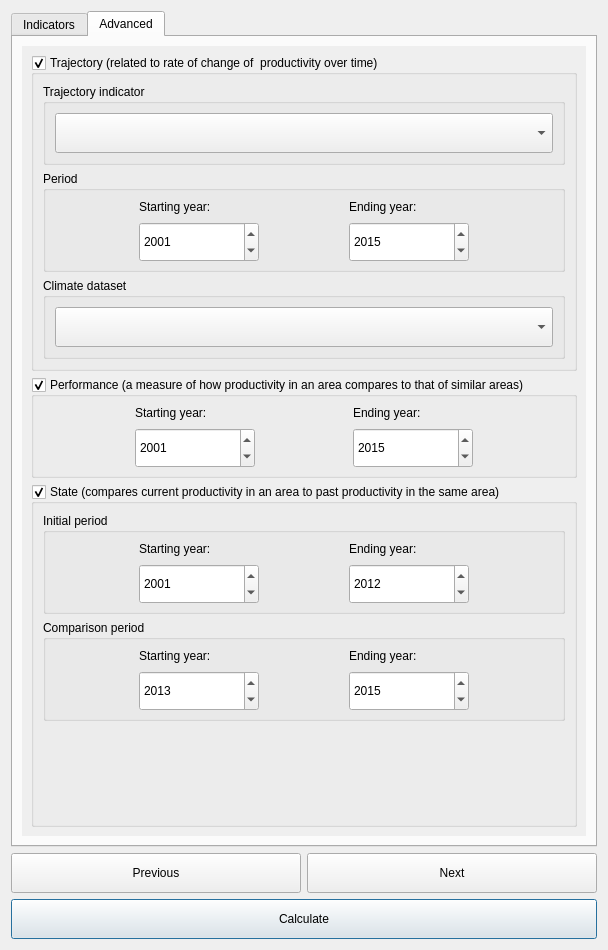
<?xml version="1.0" encoding="UTF-8"?>
<ui version="4.0">
 <class>DlgCalculateProd</class>
 <widget class="QDialog" name="DlgCalculateProd">
  <property name="geometry">
   <rect>
    <x>0</x>
    <y>0</y>
    <width>608</width>
    <height>950</height>
   </rect>
  </property>
  <property name="sizePolicy">
   <sizepolicy hsizetype="Fixed" vsizetype="Fixed">
    <horstretch>0</horstretch>
    <verstretch>0</verstretch>
   </sizepolicy>
  </property>
  <property name="minimumSize">
   <size>
    <width>0</width>
    <height>450</height>
   </size>
  </property>
  <property name="windowTitle">
   <string>Calculate Productivity</string>
  </property>
  <layout class="QVBoxLayout" name="verticalLayout_2">
   <item>
    <widget class="QTabWidget" name="TabBox">
     <property name="minimumSize">
      <size>
       <width>0</width>
       <height>0</height>
      </size>
     </property>
     <property name="maximumSize">
      <size>
       <width>16777215</width>
       <height>16777215</height>
      </size>
     </property>
     <property name="currentIndex">
      <number>1</number>
     </property>
     <widget class="QWidget" name="IndicatorsTab">
      <attribute name="title">
       <string>Indicators</string>
      </attribute>
      <layout class="QVBoxLayout" name="verticalLayout_4">
       <item>
        <widget class="QGroupBox" name="groupBox_lpd_mode">
         <property name="sizePolicy">
          <sizepolicy hsizetype="Preferred" vsizetype="Preferred">
           <horstretch>0</horstretch>
           <verstretch>0</verstretch>
          </sizepolicy>
         </property>
         <property name="title">
          <string>Indicators to calculate</string>
         </property>
         <layout class="QGridLayout" name="gridLayout_6">
          <item row="1" column="0">
           <widget class="QRadioButton" name="mode_lpd_jrc">
            <property name="sizePolicy">
             <sizepolicy hsizetype="Fixed" vsizetype="Fixed">
              <horstretch>0</horstretch>
              <verstretch>0</verstretch>
             </sizepolicy>
            </property>
            <property name="text">
             <string/>
            </property>
            <property name="checked">
             <bool>false</bool>
            </property>
           </widget>
          </item>
          <item row="1" column="1">
           <widget class="QLabel" name="label">
            <property name="sizePolicy">
             <sizepolicy hsizetype="Preferred" vsizetype="Preferred">
              <horstretch>0</horstretch>
              <verstretch>0</verstretch>
             </sizepolicy>
            </property>
            <property name="text">
             <string>UNCCD default data (Land Productivity Dynamics (LPD) from Joint Research Commission)</string>
            </property>
            <property name="wordWrap">
             <bool>true</bool>
            </property>
           </widget>
          </item>
          <item row="0" column="0" colspan="2">
           <widget class="QRadioButton" name="mode_te_prod">
            <property name="sizePolicy">
             <sizepolicy hsizetype="Preferred" vsizetype="Preferred">
              <horstretch>0</horstretch>
              <verstretch>0</verstretch>
             </sizepolicy>
            </property>
            <property name="text">
             <string>LDMS land productivity</string>
            </property>
            <property name="checked">
             <bool>true</bool>
            </property>
           </widget>
          </item>
         </layout>
        </widget>
       </item>
       <item>
        <widget class="QGroupBox" name="groupBox_ndvi_dataset">
         <property name="sizePolicy">
          <sizepolicy hsizetype="Preferred" vsizetype="Preferred">
           <horstretch>0</horstretch>
           <verstretch>0</verstretch>
          </sizepolicy>
         </property>
         <property name="maximumSize">
          <size>
           <width>16777215</width>
           <height>16777215</height>
          </size>
         </property>
         <property name="title">
          <string>NDVI dataset</string>
         </property>
         <property name="flat">
          <bool>true</bool>
         </property>
         <layout class="QVBoxLayout" name="verticalLayout_3">
          <item>
           <widget class="QComboBox" name="dataset_ndvi">
            <property name="sizePolicy">
             <sizepolicy hsizetype="Preferred" vsizetype="Preferred">
              <horstretch>0</horstretch>
              <verstretch>0</verstretch>
             </sizepolicy>
            </property>
            <property name="minimumSize">
             <size>
              <width>0</width>
              <height>40</height>
             </size>
            </property>
           </widget>
          </item>
         </layout>
        </widget>
       </item>
       <item>
        <spacer name="verticalSpacer">
         <property name="orientation">
          <enum>Qt::Vertical</enum>
         </property>
         <property name="sizeHint" stdset="0">
          <size>
           <width>20</width>
           <height>0</height>
          </size>
         </property>
        </spacer>
       </item>
      </layout>
     </widget>
     <widget class="QWidget" name="AdvancedTab">
      <attribute name="title">
       <string>Advanced</string>
      </attribute>
      <layout class="QVBoxLayout" name="verticalLayout_7">
       <item>
        <widget class="QScrollArea" name="scrollArea">
         <property name="sizePolicy">
          <sizepolicy hsizetype="Preferred" vsizetype="Expanding">
           <horstretch>0</horstretch>
           <verstretch>0</verstretch>
          </sizepolicy>
         </property>
         <property name="frameShape">
          <enum>QFrame::NoFrame</enum>
         </property>
         <property name="frameShadow">
          <enum>QFrame::Plain</enum>
         </property>
         <property name="horizontalScrollBarPolicy">
          <enum>Qt::ScrollBarAlwaysOff</enum>
         </property>
         <property name="widgetResizable">
          <bool>true</bool>
         </property>
         <widget class="QWidget" name="scrollAreaWidgetContents">
          <property name="geometry">
           <rect>
            <x>0</x>
            <y>0</y>
            <width>568</width>
            <height>793</height>
           </rect>
          </property>
          <layout class="QVBoxLayout" name="verticalLayout_9">
           <item>
            <widget class="QGroupBox" name="groupBox_traj">
             <property name="title">
              <string>Trajectory (related to rate of change of  productivity over time)</string>
             </property>
             <property name="checkable">
              <bool>true</bool>
             </property>
             <property name="checked">
              <bool>true</bool>
             </property>
             <layout class="QVBoxLayout" name="verticalLayout">
              <item>
               <widget class="QGroupBox" name="groupBox_4">
                <property name="sizePolicy">
                 <sizepolicy hsizetype="Preferred" vsizetype="Preferred">
                  <horstretch>0</horstretch>
                  <verstretch>0</verstretch>
                 </sizepolicy>
                </property>
                <property name="title">
                 <string>Trajectory indicator</string>
                </property>
                <property name="flat">
                 <bool>true</bool>
                </property>
                <layout class="QVBoxLayout" name="verticalLayout_6">
                 <item>
                  <widget class="QComboBox" name="traj_indic">
                   <property name="sizePolicy">
                    <sizepolicy hsizetype="Preferred" vsizetype="Preferred">
                     <horstretch>0</horstretch>
                     <verstretch>0</verstretch>
                    </sizepolicy>
                   </property>
                   <property name="minimumSize">
                    <size>
                     <width>0</width>
                     <height>40</height>
                    </size>
                   </property>
                  </widget>
                 </item>
                </layout>
               </widget>
              </item>
              <item>
               <widget class="QGroupBox" name="groupBox_traj_period">
                <property name="title">
                 <string>Period</string>
                </property>
                <property name="flat">
                 <bool>true</bool>
                </property>
                <layout class="QGridLayout" name="gridLayout_5">
                 <item row="1" column="0">
                  <widget class="QDateEdit" name="traj_year_start">
                   <property name="sizePolicy">
                    <sizepolicy hsizetype="Fixed" vsizetype="Fixed">
                     <horstretch>0</horstretch>
                     <verstretch>0</verstretch>
                    </sizepolicy>
                   </property>
                   <property name="minimumSize">
                    <size>
                     <width>0</width>
                     <height>40</height>
                    </size>
                   </property>
                   <property name="maximumSize">
                    <size>
                     <width>120</width>
                     <height>35</height>
                    </size>
                   </property>
                   <property name="maximumDate">
                    <date>
                     <year>2030</year>
                     <month>12</month>
                     <day>31</day>
                    </date>
                   </property>
                   <property name="minimumDate">
                    <date>
                     <year>1980</year>
                     <month>1</month>
                     <day>1</day>
                    </date>
                   </property>
                   <property name="displayFormat">
                    <string notr="true">yyyy</string>
                   </property>
                   <property name="date">
                    <date>
                     <year>2001</year>
                     <month>1</month>
                     <day>1</day>
                    </date>
                   </property>
                  </widget>
                 </item>
                 <item row="0" column="0">
                  <widget class="QLabel" name="label_7">
                   <property name="font">
                    <font>
                     <weight>50</weight>
                     <bold>false</bold>
                    </font>
                   </property>
                   <property name="text">
                    <string>Starting year:</string>
                   </property>
                  </widget>
                 </item>
                 <item row="0" column="1">
                  <widget class="QLabel" name="label_6">
                   <property name="font">
                    <font>
                     <weight>50</weight>
                     <bold>false</bold>
                    </font>
                   </property>
                   <property name="text">
                    <string>Ending year:</string>
                   </property>
                  </widget>
                 </item>
                 <item row="1" column="1">
                  <widget class="QDateEdit" name="traj_year_end">
                   <property name="sizePolicy">
                    <sizepolicy hsizetype="Fixed" vsizetype="Fixed">
                     <horstretch>0</horstretch>
                     <verstretch>0</verstretch>
                    </sizepolicy>
                   </property>
                   <property name="minimumSize">
                    <size>
                     <width>0</width>
                     <height>40</height>
                    </size>
                   </property>
                   <property name="maximumSize">
                    <size>
                     <width>120</width>
                     <height>35</height>
                    </size>
                   </property>
                   <property name="maximumDateTime">
                    <datetime>
                     <hour>23</hour>
                     <minute>59</minute>
                     <second>59</second>
                     <year>2030</year>
                     <month>12</month>
                     <day>31</day>
                    </datetime>
                   </property>
                   <property name="minimumDate">
                    <date>
                     <year>1980</year>
                     <month>1</month>
                     <day>1</day>
                    </date>
                   </property>
                   <property name="displayFormat">
                    <string notr="true">yyyy</string>
                   </property>
                   <property name="date">
                    <date>
                     <year>2015</year>
                     <month>12</month>
                     <day>31</day>
                    </date>
                   </property>
                  </widget>
                 </item>
                </layout>
               </widget>
              </item>
              <item>
               <widget class="QGroupBox" name="groupBox_traj_climate">
                <property name="title">
                 <string>Climate dataset</string>
                </property>
                <property name="flat">
                 <bool>true</bool>
                </property>
                <layout class="QVBoxLayout" name="verticalLayout_8">
                 <item>
                  <widget class="QComboBox" name="traj_climate">
                   <property name="sizePolicy">
                    <sizepolicy hsizetype="Preferred" vsizetype="Preferred">
                     <horstretch>0</horstretch>
                     <verstretch>0</verstretch>
                    </sizepolicy>
                   </property>
                   <property name="minimumSize">
                    <size>
                     <width>0</width>
                     <height>40</height>
                    </size>
                   </property>
                  </widget>
                 </item>
                </layout>
               </widget>
              </item>
             </layout>
            </widget>
           </item>
           <item>
            <widget class="QGroupBox" name="groupBox_perf">
             <property name="title">
              <string>Performance (a measure of how productivity in an area compares to that of similar areas)</string>
             </property>
             <property name="checkable">
              <bool>true</bool>
             </property>
             <layout class="QGridLayout" name="gridLayout_8">
              <item row="1" column="0">
               <widget class="QDateEdit" name="perf_year_start">
                <property name="sizePolicy">
                 <sizepolicy hsizetype="Fixed" vsizetype="Fixed">
                  <horstretch>0</horstretch>
                  <verstretch>0</verstretch>
                 </sizepolicy>
                </property>
                <property name="minimumSize">
                 <size>
                  <width>0</width>
                  <height>40</height>
                 </size>
                </property>
                <property name="maximumSize">
                 <size>
                  <width>120</width>
                  <height>35</height>
                 </size>
                </property>
                <property name="maximumDate">
                 <date>
                  <year>2030</year>
                  <month>12</month>
                  <day>31</day>
                 </date>
                </property>
                <property name="minimumDate">
                 <date>
                  <year>1980</year>
                  <month>1</month>
                  <day>1</day>
                 </date>
                </property>
                <property name="displayFormat">
                 <string notr="true">yyyy</string>
                </property>
                <property name="date">
                 <date>
                  <year>2001</year>
                  <month>1</month>
                  <day>1</day>
                 </date>
                </property>
               </widget>
              </item>
              <item row="0" column="0">
               <widget class="QLabel" name="label_10">
                <property name="font">
                 <font>
                  <weight>50</weight>
                  <bold>false</bold>
                 </font>
                </property>
                <property name="text">
                 <string>Starting year:</string>
                </property>
               </widget>
              </item>
              <item row="0" column="1">
               <widget class="QLabel" name="label_14">
                <property name="font">
                 <font>
                  <weight>50</weight>
                  <bold>false</bold>
                 </font>
                </property>
                <property name="text">
                 <string>Ending year:</string>
                </property>
               </widget>
              </item>
              <item row="1" column="1">
               <widget class="QDateEdit" name="perf_year_end">
                <property name="sizePolicy">
                 <sizepolicy hsizetype="Fixed" vsizetype="Fixed">
                  <horstretch>0</horstretch>
                  <verstretch>0</verstretch>
                 </sizepolicy>
                </property>
                <property name="minimumSize">
                 <size>
                  <width>0</width>
                  <height>40</height>
                 </size>
                </property>
                <property name="maximumSize">
                 <size>
                  <width>120</width>
                  <height>35</height>
                 </size>
                </property>
                <property name="maximumDateTime">
                 <datetime>
                  <hour>23</hour>
                  <minute>59</minute>
                  <second>59</second>
                  <year>2030</year>
                  <month>12</month>
                  <day>31</day>
                 </datetime>
                </property>
                <property name="minimumDate">
                 <date>
                  <year>1980</year>
                  <month>1</month>
                  <day>1</day>
                 </date>
                </property>
                <property name="displayFormat">
                 <string notr="true">yyyy</string>
                </property>
                <property name="date">
                 <date>
                  <year>2015</year>
                  <month>12</month>
                  <day>31</day>
                 </date>
                </property>
               </widget>
              </item>
             </layout>
            </widget>
           </item>
           <item>
            <widget class="QGroupBox" name="groupBox_state">
             <property name="title">
              <string>State (compares current productivity in an area to past productivity in the same area)</string>
             </property>
             <property name="checkable">
              <bool>true</bool>
             </property>
             <layout class="QVBoxLayout" name="verticalLayout_5">
              <item>
               <widget class="QGroupBox" name="groupBox_state_baseline">
                <property name="title">
                 <string>Initial period</string>
                </property>
                <property name="flat">
                 <bool>true</bool>
                </property>
                <layout class="QGridLayout" name="gridLayout_3">
                 <item row="1" column="0">
                  <widget class="QDateEdit" name="state_year_bl_start">
                   <property name="sizePolicy">
                    <sizepolicy hsizetype="Fixed" vsizetype="Fixed">
                     <horstretch>0</horstretch>
                     <verstretch>0</verstretch>
                    </sizepolicy>
                   </property>
                   <property name="minimumSize">
                    <size>
                     <width>0</width>
                     <height>40</height>
                    </size>
                   </property>
                   <property name="maximumSize">
                    <size>
                     <width>120</width>
                     <height>35</height>
                    </size>
                   </property>
                   <property name="maximumDate">
                    <date>
                     <year>2030</year>
                     <month>12</month>
                     <day>31</day>
                    </date>
                   </property>
                   <property name="minimumDate">
                    <date>
                     <year>1980</year>
                     <month>1</month>
                     <day>1</day>
                    </date>
                   </property>
                   <property name="displayFormat">
                    <string notr="true">yyyy</string>
                   </property>
                   <property name="date">
                    <date>
                     <year>2001</year>
                     <month>1</month>
                     <day>1</day>
                    </date>
                   </property>
                  </widget>
                 </item>
                 <item row="0" column="0">
                  <widget class="QLabel" name="label_8">
                   <property name="font">
                    <font>
                     <weight>50</weight>
                     <bold>false</bold>
                    </font>
                   </property>
                   <property name="text">
                    <string>Starting year:</string>
                   </property>
                  </widget>
                 </item>
                 <item row="1" column="1">
                  <widget class="QDateEdit" name="state_year_bl_end">
                   <property name="sizePolicy">
                    <sizepolicy hsizetype="Fixed" vsizetype="Fixed">
                     <horstretch>0</horstretch>
                     <verstretch>0</verstretch>
                    </sizepolicy>
                   </property>
                   <property name="minimumSize">
                    <size>
                     <width>0</width>
                     <height>40</height>
                    </size>
                   </property>
                   <property name="maximumSize">
                    <size>
                     <width>120</width>
                     <height>35</height>
                    </size>
                   </property>
                   <property name="maximumDateTime">
                    <datetime>
                     <hour>23</hour>
                     <minute>59</minute>
                     <second>59</second>
                     <year>2030</year>
                     <month>12</month>
                     <day>31</day>
                    </datetime>
                   </property>
                   <property name="minimumDateTime">
                    <datetime>
                     <hour>0</hour>
                     <minute>0</minute>
                     <second>0</second>
                     <year>1980</year>
                     <month>1</month>
                     <day>1</day>
                    </datetime>
                   </property>
                   <property name="displayFormat">
                    <string notr="true">yyyy</string>
                   </property>
                   <property name="date">
                    <date>
                     <year>2012</year>
                     <month>12</month>
                     <day>31</day>
                    </date>
                   </property>
                  </widget>
                 </item>
                 <item row="0" column="1">
                  <widget class="QLabel" name="label_12">
                   <property name="font">
                    <font>
                     <weight>50</weight>
                     <bold>false</bold>
                    </font>
                   </property>
                   <property name="text">
                    <string>Ending year:</string>
                   </property>
                  </widget>
                 </item>
                </layout>
               </widget>
              </item>
              <item>
               <widget class="QGroupBox" name="groupBox_state_comparison">
                <property name="title">
                 <string>Comparison period</string>
                </property>
                <property name="flat">
                 <bool>true</bool>
                </property>
                <layout class="QGridLayout" name="gridLayout_4">
                 <item row="3" column="1">
                  <widget class="QLabel" name="label_16">
                   <property name="font">
                    <font>
                     <weight>50</weight>
                     <bold>false</bold>
                    </font>
                   </property>
                   <property name="text">
                    <string>Ending year:</string>
                   </property>
                  </widget>
                 </item>
                 <item row="4" column="0">
                  <widget class="QDateEdit" name="state_year_tg_start">
                   <property name="sizePolicy">
                    <sizepolicy hsizetype="Fixed" vsizetype="Fixed">
                     <horstretch>0</horstretch>
                     <verstretch>0</verstretch>
                    </sizepolicy>
                   </property>
                   <property name="minimumSize">
                    <size>
                     <width>0</width>
                     <height>40</height>
                    </size>
                   </property>
                   <property name="maximumSize">
                    <size>
                     <width>120</width>
                     <height>35</height>
                    </size>
                   </property>
                   <property name="maximumDateTime">
                    <datetime>
                     <hour>23</hour>
                     <minute>59</minute>
                     <second>59</second>
                     <year>2015</year>
                     <month>12</month>
                     <day>31</day>
                    </datetime>
                   </property>
                   <property name="minimumDateTime">
                    <datetime>
                     <hour>0</hour>
                     <minute>0</minute>
                     <second>0</second>
                     <year>2011</year>
                     <month>1</month>
                     <day>1</day>
                    </datetime>
                   </property>
                   <property name="maximumDate">
                    <date>
                     <year>2015</year>
                     <month>12</month>
                     <day>31</day>
                    </date>
                   </property>
                   <property name="minimumDate">
                    <date>
                     <year>2011</year>
                     <month>1</month>
                     <day>1</day>
                    </date>
                   </property>
                   <property name="displayFormat">
                    <string notr="true">yyyy</string>
                   </property>
                   <property name="date">
                    <date>
                     <year>2013</year>
                     <month>1</month>
                     <day>1</day>
                    </date>
                   </property>
                  </widget>
                 </item>
                 <item row="4" column="1">
                  <widget class="QDateEdit" name="state_year_tg_end">
                   <property name="sizePolicy">
                    <sizepolicy hsizetype="Fixed" vsizetype="Fixed">
                     <horstretch>0</horstretch>
                     <verstretch>0</verstretch>
                    </sizepolicy>
                   </property>
                   <property name="minimumSize">
                    <size>
                     <width>0</width>
                     <height>40</height>
                    </size>
                   </property>
                   <property name="maximumSize">
                    <size>
                     <width>120</width>
                     <height>35</height>
                    </size>
                   </property>
                   <property name="maximumDateTime">
                    <datetime>
                     <hour>23</hour>
                     <minute>59</minute>
                     <second>59</second>
                     <year>2030</year>
                     <month>12</month>
                     <day>31</day>
                    </datetime>
                   </property>
                   <property name="minimumDate">
                    <date>
                     <year>1980</year>
                     <month>1</month>
                     <day>1</day>
                    </date>
                   </property>
                   <property name="displayFormat">
                    <string notr="true">yyyy</string>
                   </property>
                   <property name="date">
                    <date>
                     <year>2015</year>
                     <month>12</month>
                     <day>31</day>
                    </date>
                   </property>
                  </widget>
                 </item>
                 <item row="3" column="0">
                  <widget class="QLabel" name="label_15">
                   <property name="font">
                    <font>
                     <weight>50</weight>
                     <bold>false</bold>
                    </font>
                   </property>
                   <property name="text">
                    <string>Starting year:</string>
                   </property>
                  </widget>
                 </item>
                </layout>
               </widget>
              </item>
              <item>
               <spacer name="verticalSpacer_2">
                <property name="orientation">
                 <enum>Qt::Vertical</enum>
                </property>
                <property name="sizeHint" stdset="0">
                 <size>
                  <width>20</width>
                  <height>40</height>
                 </size>
                </property>
               </spacer>
              </item>
             </layout>
            </widget>
           </item>
          </layout>
         </widget>
        </widget>
       </item>
      </layout>
     </widget>
    </widget>
   </item>
   <item>
    <layout class="QGridLayout" name="gridLayout">
     <item row="1" column="0" colspan="2">
      <widget class="QPushButton" name="button_calculate">
       <property name="sizePolicy">
        <sizepolicy hsizetype="Minimum" vsizetype="Minimum">
         <horstretch>0</horstretch>
         <verstretch>0</verstretch>
        </sizepolicy>
       </property>
       <property name="minimumSize">
        <size>
         <width>0</width>
         <height>40</height>
        </size>
       </property>
       <property name="text">
        <string>Calculate</string>
       </property>
      </widget>
     </item>
     <item row="0" column="0">
      <widget class="QPushButton" name="button_prev">
       <property name="sizePolicy">
        <sizepolicy hsizetype="Minimum" vsizetype="Minimum">
         <horstretch>0</horstretch>
         <verstretch>0</verstretch>
        </sizepolicy>
       </property>
       <property name="minimumSize">
        <size>
         <width>0</width>
         <height>40</height>
        </size>
       </property>
       <property name="text">
        <string>Previous</string>
       </property>
      </widget>
     </item>
     <item row="0" column="1">
      <widget class="QPushButton" name="button_next">
       <property name="sizePolicy">
        <sizepolicy hsizetype="Minimum" vsizetype="Minimum">
         <horstretch>0</horstretch>
         <verstretch>0</verstretch>
        </sizepolicy>
       </property>
       <property name="minimumSize">
        <size>
         <width>0</width>
         <height>40</height>
        </size>
       </property>
       <property name="text">
        <string>Next</string>
       </property>
      </widget>
     </item>
    </layout>
   </item>
  </layout>
 </widget>
 <tabstops>
  <tabstop>TabBox</tabstop>
  <tabstop>button_prev</tabstop>
  <tabstop>button_next</tabstop>
  <tabstop>button_calculate</tabstop>
  <tabstop>traj_indic</tabstop>
  <tabstop>traj_climate</tabstop>
 </tabstops>
 <resources/>
 <connections/>
</ui>
